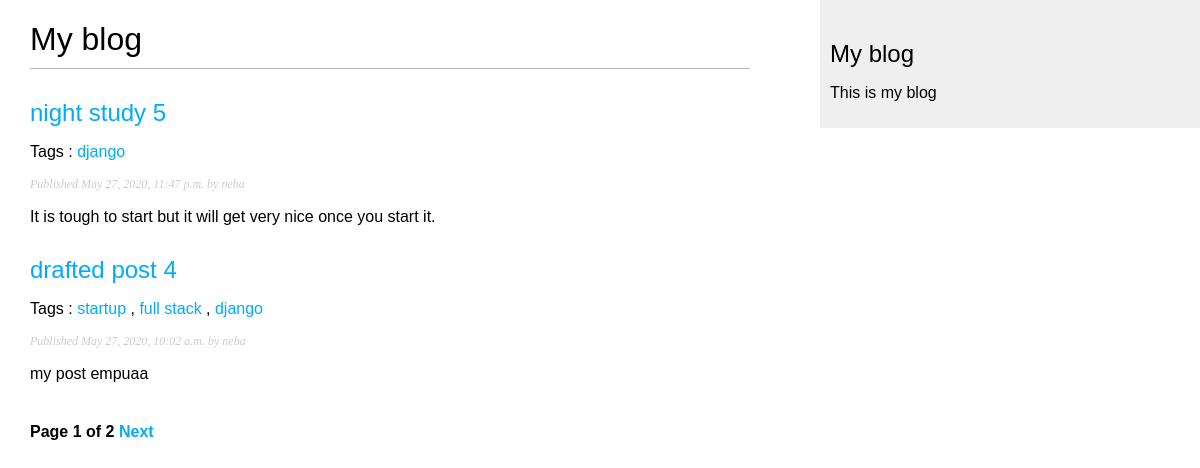
Screenshot of /blog/ with the database file from the repository.
### blog/models.py (models this page shows, shortened)
class Post(models.Model):
    objects = models.Manager()
    published = PublishedManager()
    drafted = DraftedManager()
    tags = TaggableManager()
    STATUS_CHOICES = (
        ('draft','Drafted'),
        ('published','Published'),
    )
    title = models.CharField(max_length = 250)
    slug = models.SlugField(max_length = 250, unique_for_date = 'publish')
    author = models.ForeignKey(User,on_delete = models.CASCADE,related_name = 'blog_posts')
    body = models.TextField()
    publish = models.DateTimeField(default = timezone.now)
    created = models.DateTimeField(auto_now_add = True)
    updated = models.DateTimeField(auto_now = True)
    status = models.CharField(max_length = 10, choices = STATUS_CHOICES, default = 'draft')
    class Meta:
        ordering = ('-publish',)
    def get_absolute_url(self):
        return reverse("blog:post_detail", args = [
            self.pk,self.publish.year,self.publish.month,self.publish.day,self.slug])

### blog/views.py (the view)
# urls.py: path('', views.post_list, name='post_list'),
def post_list(request,tag_slug=None):
    object_lst = Post.published.all()
    tag = None
    if tag_slug:
        tag = get_object_or_404(Tag,slug = tag_slug)
        object_lst = object_lst.filter(tags__in = [tag])
    paginator = Paginator(object_lst,2) # 2 posts per page
    page = request.GET.get('page') # get the current page
    try:
        posts = paginator.page(page) # try to display the current page
    except PageNotAnInteger:
        posts = paginator.page(1) # If the page number is not an integer or below page range
    except EmptyPage:
        posts = paginator.page(paginator.num_pages)
    return render(request,'blog/post/list.html',{'page':page,'posts':posts,'tag':tag})

### blog/models.py (called while the page is built)
    def get_queryset(self):
        return super(PublishedManager,self).get_queryset() \
            .filter(status = 'published')

### blog/templates/blog/post/list.html (shortened to what this page needs)
{%extends "blog/base.html"%}
{% block content %}
    <h1> My blog </h1>
    {%for post in posts%}
        <h2> <a href="{{ post.get_absolute_url }}"> {{ post.title }} {{post.id}} </a> </h2>
        <p class="tags"> Tags :
            {% for tag in post.tags.all %}
                <a href = "{% url 'blog:post_list_by_tag' tag.slug %}"> {{tag.name}} </a>
            {% if not forloop.last %},{% endif %}
            {% endfor %}
         </p>
        <p class="date">
            Published {{ post.publish }} by {{ post.author }}
        </p>
        {{ post.body|truncatewords:30|linebreaks }}
    {% endfor %}
    {% include "pagination.html" with page=posts %}
{% endblock %}

### blog/templates/blog/base.html (shortened to what this page needs)
{% load static %}
<!DOCTYPE html>
<html>
    <head>
        <link rel="stylesheet" href="{%static "css/style.css" %}">
    </head>
    <body>
        <div id="content">
            {% block content %}
            {% endblock %}
        </div>
        <div id="sidebar">
            <h2> My blog </h2>
            <p> This is my blog </p>
        </div>
    </body>
</html>

### blog/templates/pagination.html (shortened to what this page needs)
<div class = "pagination">
    <span class="step-links">
        <span class = "current">
            Page {{page.number}} of {{page.paginator.num_pages}}
        </span>
        {% if page.has_next %}
            <a href="?page={{page.next_page_number}}"> Next </a>
        {% endif %}
    </span>
</div>

### blog/static/css/style.css (style rules this page uses)
body { margin:0; padding:0; font-family:helvetica, sans-serif; }
a { color:#00abff; text-decoration:none; }
h1 { font-weight:normal; border-bottom:1px solid #bbb; padding:0 0 10px 0; }
h2 { font-weight:normal; margin:30px 0 0; }
#content { float:left; width:60%; padding:0 0 0 30px; }
#sidebar { float:right; width:30%; padding:10px; background:#efefef; height:100%; }
p.date { color:#ccc; font-family: georgia, serif; font-size: 12px; font-style: italic; }
.pagination { margin:40px 0; font-weight:bold; }

### rows the page displays
Post: title "night study", id "5", publish "May 27, 2020, 11:47 p.m.", author "neba", body "It is tough to start but it will get very nice once you start it."
Tag: name "django"
Post: title "drafted post", id "4", publish "May 27, 2020, 10:02 a.m.", author "neba", body "my post empuaa"
Tag: name "startup"
Tag: name "full stack"

### other values shown
{{ page.number }} "1"
{{ page.paginator.num_pages }} "2"
